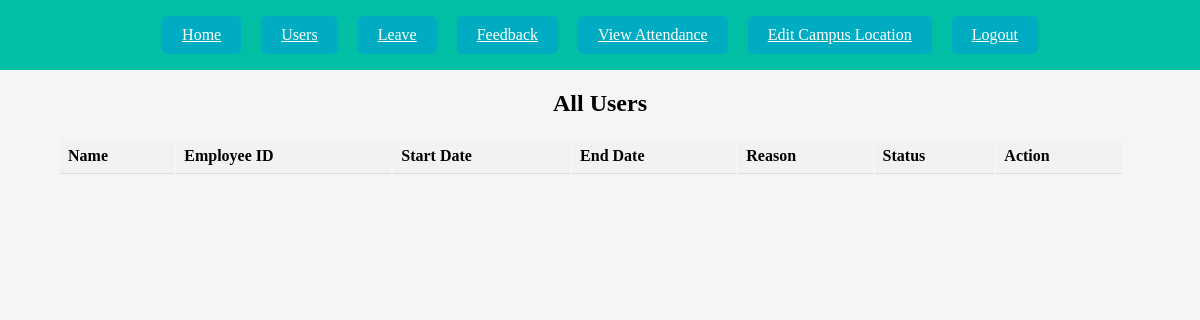
The app's page /admin_leave/ (signed in), older data.
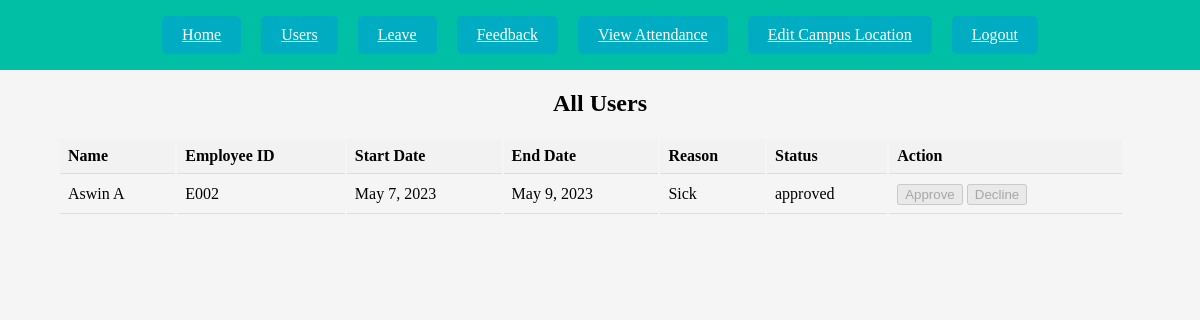
The same page, newer data.
### faculty_app/models.py (models this page shows, shortened)
class Leave(models.Model):
    user = models.ForeignKey(User, on_delete=models.CASCADE)
    start_date = models.DateField()
    end_date = models.DateField()
    reason = models.CharField(max_length=255)
    status = models.CharField(max_length=40, default='approval pending')

class Faculty(models.Model):
    user = models.OneToOneField(User, on_delete=models.CASCADE, related_name='faculty')
    dob = models.DateField()
    department = models.CharField(max_length=4, choices=DEPARTMENTS)
    date_of_join = models.DateField()
    subject = models.CharField(max_length=4, choices=SUBJECTS)
    emp_id = models.CharField(max_length=10, unique=True)

### faculty_app/views.py (the view)
# urls.py: path('admin_leave/', views.admin_leave, name='admin_leave'),
@admin_required
def admin_leave(request):
    leaves = Leave.objects.select_related('user__faculty').all()
    return render(request, 'admin/admin_leave.html', {'leaves': leaves})

### faculty_app/templates/admin/admin_leave.html
{% extends 'admin/admin_base.html' %}
{% block content %}
<div class="user-list" style="margin-top: 90px; text-align: center;">
  <table class="user-table">
    <h2>All Users</h2>
    <thead>
      <tr>
        <th>Name</th>
        <th>Employee ID</th>
        <th>Start Date</th>
        <th>End Date</th>
        <th>Reason</th>
        <th>Status</th>
        <th>Action</th>
      </tr>
    </thead>
    <tbody>
      {% for leave in leaves %}
          <tr>
            <td>{{ leave.user.first_name }} {{ leave.user.last_name }}</td>
            <td>{{ leave.user.faculty.emp_id }}</td>
            <td>{{ leave.start_date }}</td>
            <td>{{ leave.end_date }}</td>
            <td>{{ leave.reason }}</td>
            <td>{{ leave.status }}</td>
            <td>
                {% if leave.status not in "['declined', 'approved']" %}
  <form method="post" action="{% url 'update_status' leave.id %}">
    {% csrf_token %}
    <input type="hidden" name="status" value="approved">
    <button type="submit">Approve</button>
  </form>
  <form method="post" action="{% url 'update_status' leave.id %}">
    {% csrf_token %}
    <input type="hidden" name="status" value="declined">
    <button type="submit">Decline</button>
  </form>
{% else %}
  <button disabled>Approve</button>
  <button disabled>Decline</button>
{% endif %}
            </td>
          </tr>
      {% endfor %}
    </tbody>
  </table>
</div>
{% endblock %}

Row changes from the older to the newer data that the page shows:
added Leave: user.first_name "Aswin", user.last_name "A", user.faculty.emp_id "E002", start_date "May 7, 2023", end_date "May 9, 2023", reason "Sick", status "approved", shows "Approve"
